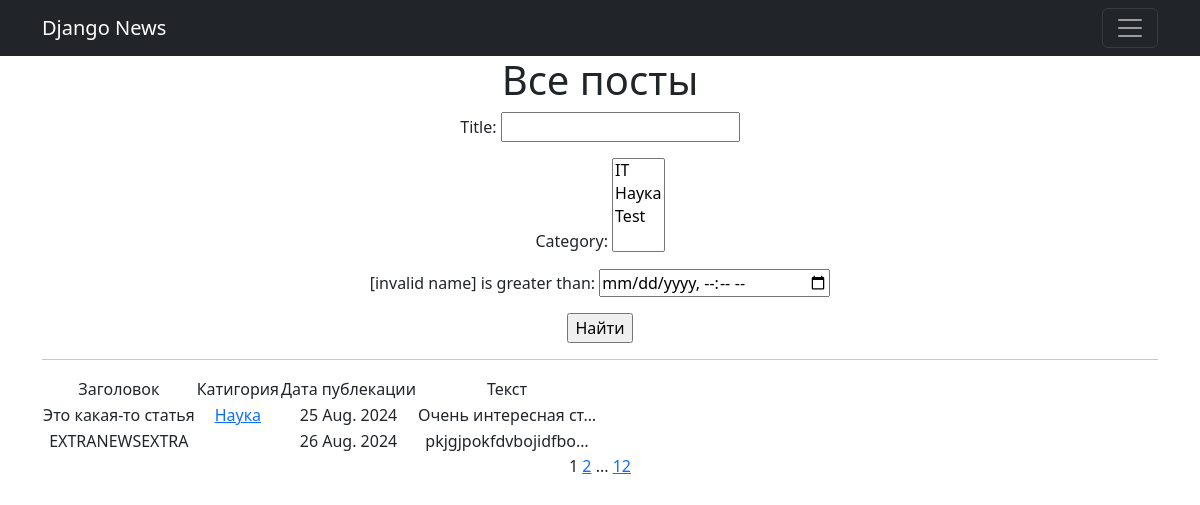
Page /news/ on the committed database.
### news/models.py (models this page shows, shortened)
class Post(models.Model):
   author = models.ForeignKey(Author, on_delete=models.CASCADE)
   NEWS = 'NW'
   ARTICLE='AR'
   choose= (
      {'NEWS', 'NW'},
      {'ARTICLE', 'AR'},
   )
   choise = models.CharField(max_length=7, choices=choose, default='Статья')
   pdatetime = models.DateTimeField(auto_now_add=True)
   category = models.ManyToManyField(Category, through='PostCategory')
   title = models.CharField(max_length=32)
   text = models.TextField()
   reting = models.SmallIntegerField(choices=GRADE, default=0, editable=True)

class Category(models.Model):
   name = models.CharField(max_length=32, unique=True)
   subscribers = models.ManyToManyField(User, blank=True, null=True, related_name='categories')
   def __str__(self):
      return self.name

### news/views.py (the view)
# urls.py: path('', PostsList.as_view(), name='posts'),
class PostsList(ListView):
   model = Post
   ordering = 'author'
   template_name = 'flatpages/posts.html'
   context_object_name = 'posts'
   paginate_by = 2
   def get_context_data(self, **kwargs):
      context = super().get_context_data(**kwargs)
      context['filterset'] = PostFilter(self.request.GET, queryset=self.get_queryset())
      return context
   def get_queryset(self):
      queryset = super().get_queryset()
      self.filterset = PostFilter(self.request.GET, queryset)
      return self.filterset.qs

### news/templatetags/custom_filters.py (called while the page is built)
@register.filter()
def censor(value):
    for word in censor_list:
        value = value.replace(word[1:], '*' * len(word[1:]))
    return value

### templates/flatpages/posts.html (shortened to what this page needs)
{% extends 'flatpages/default.html' %}
{% load custom_filters %}
{% load custom_tags %}
{% block content %}
<h1>Все посты</h1>
<form action="" method="get">
       {{ filterset.form.as_p }}
       <input type="submit" value="Найти" />
</form>
<hr>
{% if posts %}
<table>
    <tr>
        <td>
            Заголовок
        </td>
        <td>
            Катигория
        </td>
        <td>
            Дата публекации
        </td>
        <td>
            Текст
        </td>
    </tr>
    {% for post in posts %}
    <tr>
        <td>
            {{ post.title|censor }}
        </td>
        <td>
            {% for category in post.category.all %}
                <a href="{% url 'category_list' category.id %}"> {{ category }} </a>
            {% endfor %}
        </td>
        <td>
            {{ post.pdatetime|date:"d N Y"}}
        </td>
        <td>
            {{ post.text|truncatechars:20 }}
        </td>
    </tr>
    {% endfor %}
</table>
{% else %}
<h2>Постов нет!</h2>
{% endif %}
   {{ page_obj.number }}
   {% if page_obj.has_next %}
       <a href="?page={{ page_obj.next_page_number }}">{{ page_obj.next_page_number }}</a>
       {% if paginator.num_pages != page_obj.next_page_number %}
           ...
           <a href="?page={{ page_obj.paginator.num_pages }}">{{ page_obj.paginator.num_pages }}</a>
       {% endif %}
   {% endif %}
{% endblock content %}

### rows in the picture
Post: title|censor "Это какая-то статья", pdatetime "25 Aug. 2024", text "Очень интересная ст…"
Category: name "Наука"
Post: title|censor "EXTRANEWSEXTRA", pdatetime "26 Aug. 2024", text "pkjgjpokfdvbojidfbo…"

### other values in the picture
{{ page_obj.number }} "1"
{{ page_obj.next_page_number }} "2"
{{ page_obj.paginator.num_pages }} "12"
